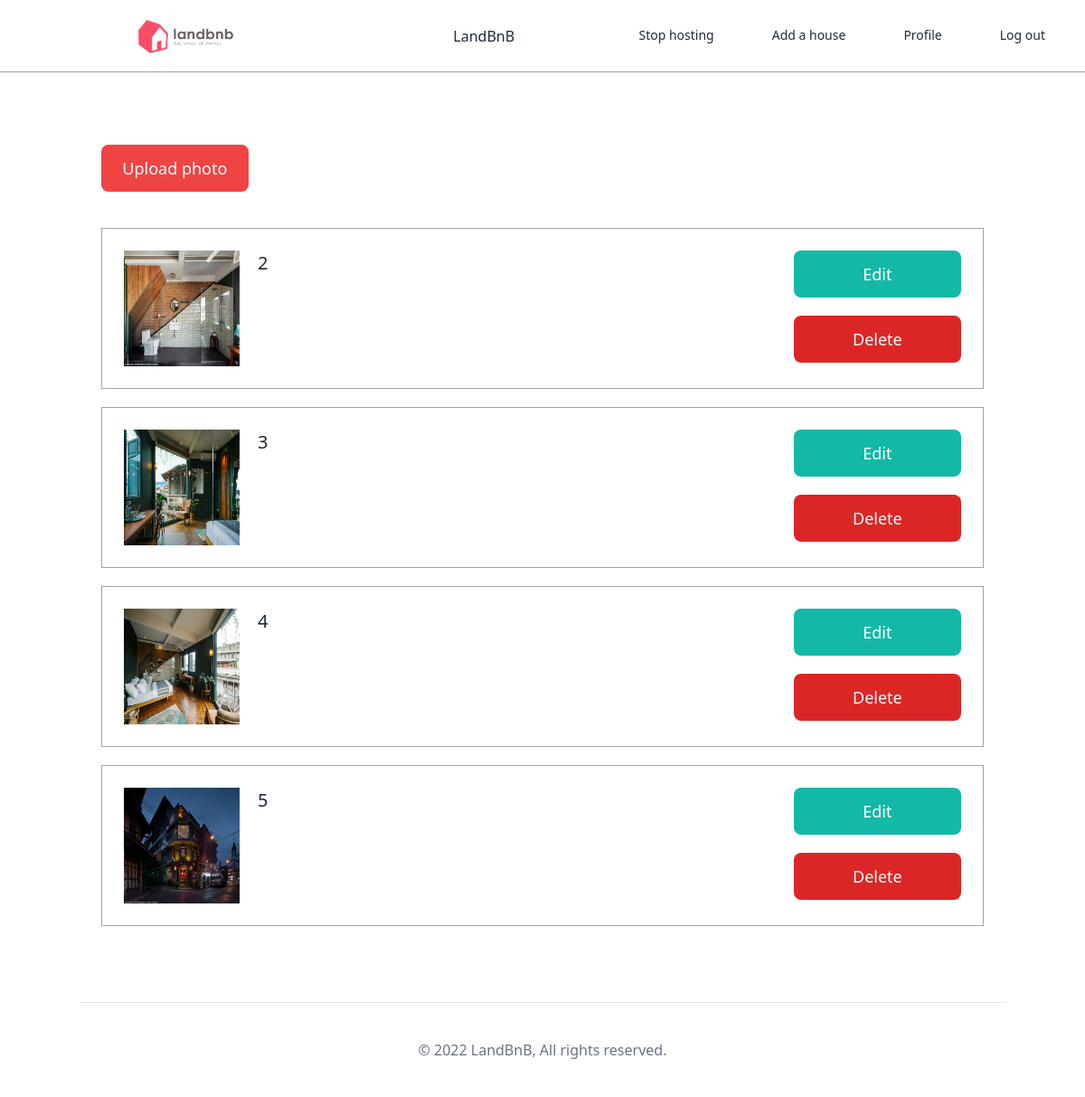
The app's page /houses/4/photos/ (signed in) with its own data.
### house/models.py (models this page shows)
class Photo(core_models.TimeStampedModel):
    caption = models.CharField(max_length=80)
    file = models.ImageField()
    house = models.ForeignKey("House", related_name="photo", on_delete=models.CASCADE)

### house/views.py (the view)
# urls.py: path("<int:pk>/photos/", views.HousePhotosView.as_view(), name="photos"),
class HousePhotosView(user_mixins.LoggedInOnlyView, DetailView):
    model = models.House
    template_name = "house/house_photos.html"
    def get_object(self, queryset=None):
        house = super().get_object(queryset=queryset)
        if house.host.pk != self.request.user.pk:
            raise Http404()
        return house

### users/models.py (called while the page is built)
    def get_absolute_url(self):
        return reverse("users:profile", kwargs={"pk": self.pk})

### templates/house/house_photos.html (shortened to what this page needs)
{% extends "base.html" %}
{% block content %}
    <div class="container mx-auto my-10 flex flex-col p-6">
        <div class="my-10 w-full">
            <a href="{% url 'houses:add-photos' house.pk %}" class="btn-link w-1/6 block">Upload photo</a>
        </div>
        {% for photo in house.photos.all %}
            <div class="mb-5 border p-6 border-gray-400 flex justify-between">
                <div class="flex items-start">
                    <img src="{{photo.file.url}}" class="w-32 h-32">
                    <span class="ml-5 text-xl">{{photo.caption}}</span>
                </div>
                <div class="flex flex-col w-1/5">
                    <a class="btn-link mb-5 bg-teal-500" href="#">Edit</a>
                    <a class="btn-link bg-red-600" href="{% url 'houses:delete-photo' house.pk photo.pk %}">Delete</a>
                </div>
            </div>
        {% endfor %}
    </div>
{% endblock content %}

### static/css/styles.css (style rules this page uses)
*,::after,::before { box-sizing:border-box;border-width:0;border-style:solid;border-color:#e5e7eb }
::after,::before { --tw-content:'' }
html { line-height:1.5;-webkit-text-size-adjust:100%;-moz-tab-size:4;-o-tab-size:4;tab-size:4;font-family:ui-sans-serif,system-ui,-apple-system,BlinkMacSystemFont,"Segoe UI",Roboto,"Helvetica Neue",Arial,"Noto Sans",sans-serif,"Apple Color Emoji","Segoe UI Emoji","Segoe UI Symbol","Noto Color Emoji";font-feature-settings:normal }
body { margin:0;line-height:inherit }
a { color:inherit;text-decoration:inherit }
audio,canvas,embed,iframe,img,object,svg,video { display:block;vertical-align:middle }
img,video { max-width:100%;height:auto }
*,::after,::before { --tw-border-spacing-x:0;--tw-border-spacing-y:0;--tw-translate-x:0;--tw-translate-y:0;--tw-rotate:0;--tw-skew-x:0;--tw-skew-y:0;--tw-scale-x:1;--tw-scale-y:1;--tw-pan-x: ;--tw-pan-y: ;--tw-pinch-zoom: ;--tw-scroll-snap-strictness:proximity;--tw-ordinal: ;--tw-slashed-zero: ;--tw-numeric-figure: ;--tw-numeric-spacing: ;--tw-numeric-fraction: ;--tw-ring-inset: ;--tw-ring-offset-width:0px;--tw-ring-offset-color:#fff;--tw-ring-color:rgb(59 130 246 / 0.5);--tw-ring-offset-shadow:0 0 #0000;--tw-ring-shadow:0 0 #0000;--tw-shadow:0 0 #0000;--tw-shadow-colored:0 0 #0000;--tw-blur: ;--tw-brightness: ;--tw-contrast: ;--tw-grayscale: ;--tw-hue-rotate: ;--tw-invert: ;--tw-saturate: ;--tw-sepia: ;--tw-drop-shadow: ;--tw-backdrop-blur: ;--tw-backdrop-brightness: ;--tw-backdrop-contrast: ;--tw-backdrop-grayscale: ;--tw-backdrop-hue-rotate: ;--tw-backdrop-invert: ;--tw-backdrop-opacity: ;--tw-backdrop-saturate: ;--tw-backdrop-sepia: }
.container { width:100% }
@media (min-width:640px) { .container { max-width:640px } }
@media (min-width:768px) { .container { max-width:768px } }
@media (min-width:1024px) { .container { max-width:1024px } }
.btn,.btn-link { text-align:center }
.btn-link { border-radius:.5rem;--tw-bg-opacity:1;background-color:rgb(239 68 68/var(--tw-bg-opacity));padding-top:.75rem;padding-bottom:.75rem;--tw-text-opacity:1;color:rgb(255 255 255/var(--tw-text-opacity)) }
.btn-link,.btn-link-but-blue,input,select,textarea { width:100%;font-size:1.125rem;line-height:1.75rem;font-weight:300 }
.mx-auto { margin-left:auto;margin-right:auto }
.my-10 { margin-top:2.5rem;margin-bottom:2.5rem }
.mt-24 { margin-top:6rem }
.mb-5 { margin-bottom:1.25rem }
.ml-5 { margin-left:1.25rem }
.block { display:block }
.flex { display:flex }
.h-32 { height:8rem }
.w-full { width:100% }
.w-1\/6 { width:16.666667% }
.w-32 { width:8rem }
.w-1\/5 { width:20% }
.flex-col { flex-direction:column }
.items-start { align-items:flex-start }
.justify-between { justify-content:space-between }
.border { border-width:1px }
.border-gray-400,.border-gray-700 { --tw-border-opacity:1;border-color:rgb(156 163 175/var(--tw-border-opacity)) }
.bg-red-600,.bg-teal-500 { --tw-bg-opacity:1;background-color:rgb(20 184 166/var(--tw-bg-opacity)) }
.bg-red-600 { background-color:rgb(220 38 38/var(--tw-bg-opacity)) }
.p-6 { padding:1.5rem }
.text-xl { font-size:1.25rem;line-height:1.75rem }
.font-light { font-weight:300 }
.text-gray-800 { --tw-text-opacity:1;color:rgb(31 41 55/var(--tw-text-opacity)) }

### records on screen
Photo: file (picture), caption "2"
Photo: file (picture), caption "3"
Photo: file (picture), caption "4"
Photo: file (picture), caption "5"
